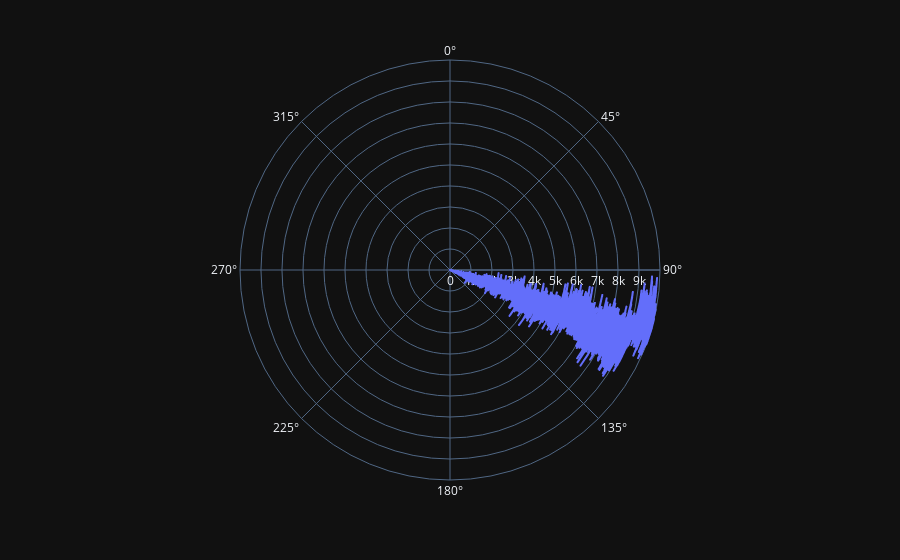

The cell this chart's notebook holds for it:
### Code cell
px.line_polar(df, r='time_delta', theta='heading')

### Figure 1 — Plotly figure (JSON) as saved in the notebook; plotly's stock layout.template omitted (floating-point values rounded to 4 significant figures; data arrays with more than 128 entries replaced by an {"elided": "..."} marker saying what was removed)
{"data": [{"hovertemplate": "time_delta=%{r}<br>heading=%{theta}<extra></extra>", "legendgroup": "", "line": {"color": "#636efa", "dash": "solid"}, "marker": {"symbol": "circle"}, "mode": "lines", "name": "", "r": {"elided": "10000 float values"}, "showlegend": false, "subplot": "polar", "theta": {"elided": "10000 float values"}, "type": "scatterpolargl"}], "layout": {"polar": {"domain": {"x": [0.0, 1.0], "y": [0.0, 1.0]}, "angularaxis": {"direction": "clockwise", "rotation": 90}}, "legend": {"tracegroupgap": 0}, "margin": {"t": 60}}}
